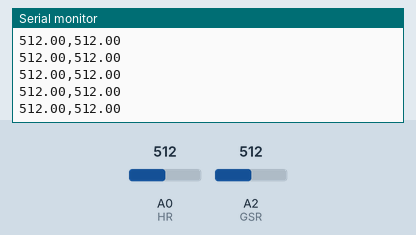
Recording of a sketch running on a simulated Arduino Uno, built with avr-gcc and run on an emulated ATmega328P. On the bench: the last lines printed to the serial monitor. Inputs (shaded band) come from the test bench; at power-on: A0 (HR) = 512, A2 (GSR) = 512.

Above: at 1.2 s.
1.3 s: A0 (HR) set to 716
At 1.38 s:
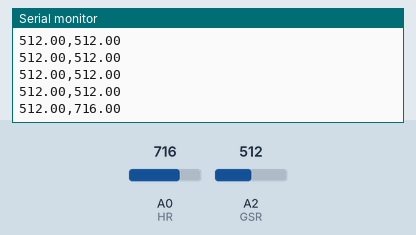
2.8 s: A2 (GSR) set to 716
At 2.8 s:
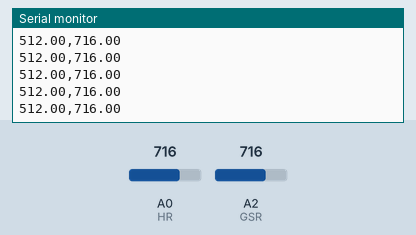
4.3 s: A0 (HR) set to 900
At 4.32 s:
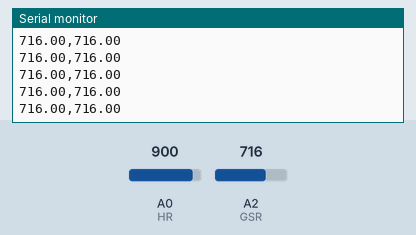
7.3 s: A2 (GSR) set to 900
At 7.31 s:
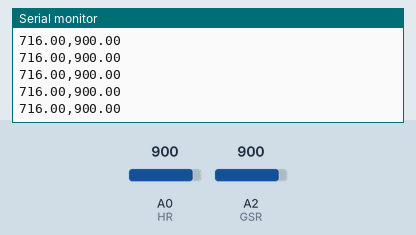
Timing chart, 0 to 9.8 s (numbered marks = the images above; inputs shaded):
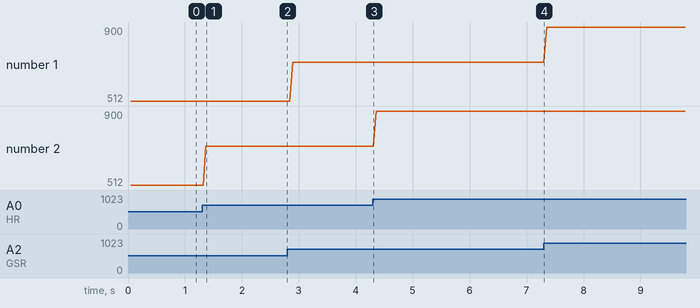

The sketch:

HR_measure_Arduino_Code.ino.ino
```cpp
//Code written by Jesper Wædeled Henriksen for master thesis project at Aalborg University, 2019
//This code measures heartrate and sends it to serial port.

void setup ( )
{
  pinMode(A0, INPUT); //HR
  pinMode(A2, INPUT); //GSR
  analogReference(DEFAULT);
  Serial.begin (9600);
}

float hr  = 0;
float GSR = 0;
void loop ()
{
  hr = analogRead (A0);
  GSR = analogRead(A2);
  delay(50);
  //Serial.println(GSR);
  Serial.println(String(GSR)+','+String(hr));
}
```

Measured:
- after the input at 1.3 s, the serial monitor: prints a new line after 0.07 s (image 1)
- plotted number 2: 512 → 716 after the input at 1.3 s, 716 → 900 after the input at 4.3 s
